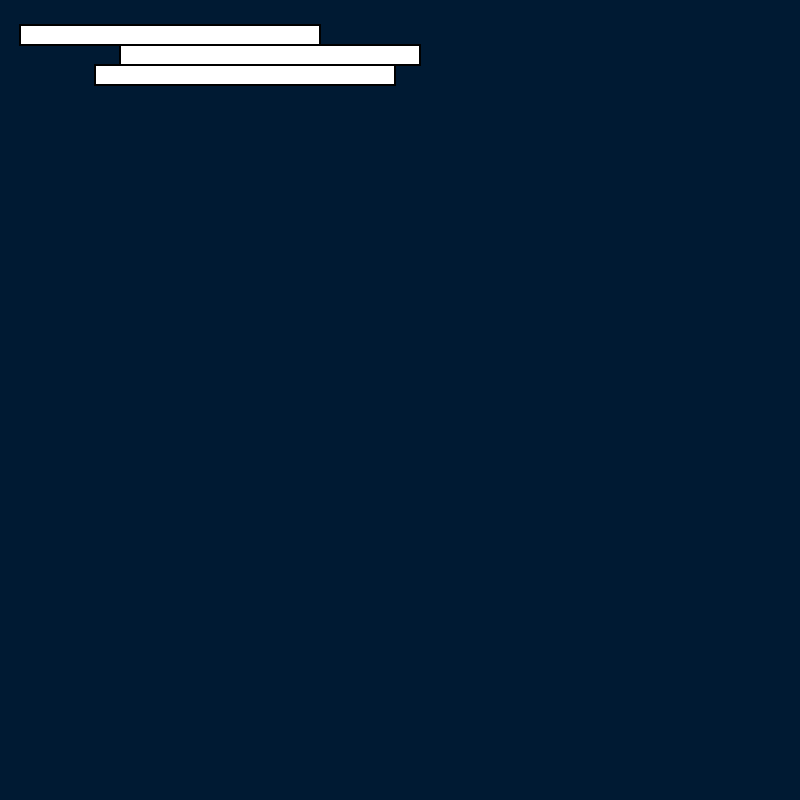
Frame 1 (no input)
Frame 60 (no input): identical to frame 1, image omitted
Frame 120 (the mouse pressed at the canvas centre since frame 60): identical to frame 1, image omitted

The p5.js sketch that drew this single still picture (run headless with seeded random() and noise() and a simulated clock; from frame 60 on, the mouse is pressed at the canvas centre):

// p5.js sketch
// ── sketch.js
/*
note: 
+, -, *, /, == 
all are operators

y += 10; equals x = x + 10;

x++; equals x = x+1;

*/
//declrea variables
var x = 25; 
var h = 20; 
var y = 25; 

function setup() {
  createCanvas(800, 800);
  strokeWeight(2);
}

function draw() {
  background(0, 26, 51);  
  x = 20; 
  rect(x, y, 300, h); //Top
  x = x+100; 
  rect(x, y+h, 300, h) //Middle
  x = x-25;
  rect(x, y+h*2, 300, h); //Bottom
}
